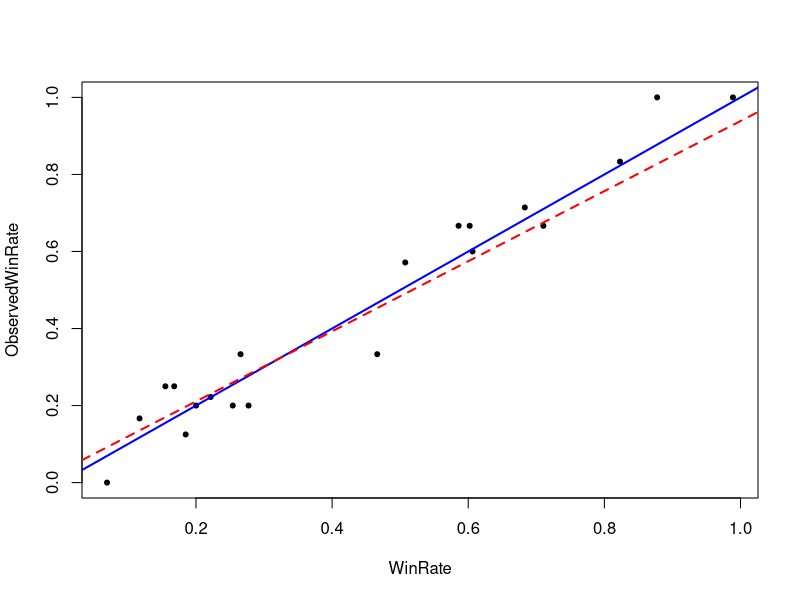
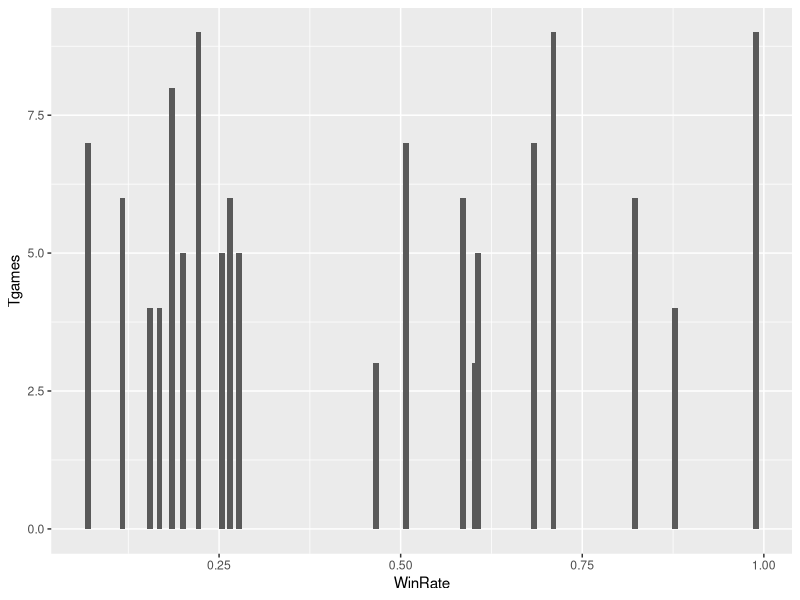
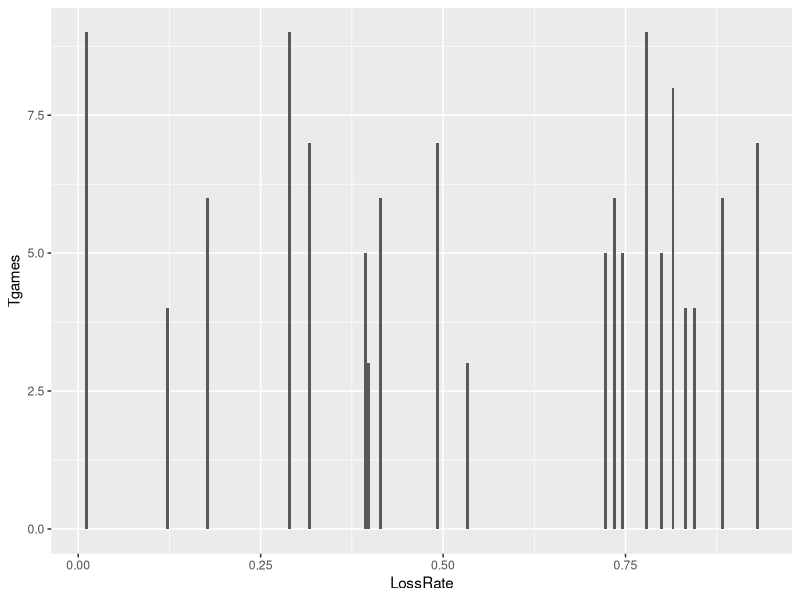

Here is the R script that generated these plots, in order:
## ---- chunk 1

knitr::opts_chunk$set(echo = FALSE)


## ---- chunk 2
library(parallel)
library(ggplot2)
library(dplyr)
## ---- chunk 3

## check the system code ##
#profvis



## Compute the probability that X > Y , i.e. Pr(X > Y ):

num_sim = 50

set.seed(314)

Prob_calc <- function(){

## create a vector of length num_sim of all zeros:
P <- rep(0, num_sim) 

for(i in 1:num_sim){

X <- rnorm(1, mean=4, sd=sqrt(10))
Y <- runif(1, min=2, max=8)

if(X>Y){
  
  P[i] <- 1
  
      }
}

print(sum(P)/num_sim)

}
# run: 
Prob_calc()


## ---- chunk 4




## calculate each probability and store it in vector and then find sampling distribution


## Show how the sample variance of this sampling distribution changes as a function of the number of
## Monte Carlo simulations.




## create vectors of probabilities:
x <- rnorm(num_sim, mean=4, sd=sqrt(10))
y <- runif(num_sim, min=2, max=8)

## store in data.frame:
obsData <- data.frame(x, y) 




## need data from both X and Y. We then use the bootstrap method with replacement and apply the function
## as used above to calculate the probability (need to derive a sampling distribution)


# Initialisation

NRepeat <- 50 # no. of bootstrapped samples

## Column of results (propbabilities of each bootstrap iteration)

bootRes <- matrix(data = 0, nrow = NRepeat, ncol = 1) 


S <- rep(0, num_sim)



## Loop across all samples:


for (i in 1:(NRepeat)){
  
  ## Resample with replacement:
  
  bootData <- obsData[sample(x = num_sim, size = num_sim, replace = T),]
  
  
  ## calculate the probability associated with this new shuffled data:
  
  for (j in 1:nrow(bootData)){
    
    if(bootData[j,1] > bootData[j,2]){
      
      S[j] <- 1
      
    }}
    
    
      
      bootRes[i] <- (sum(S)/num_sim)
      
      S <- rep(0, num_sim) 
  
}

#print(bootRes)

## create table of min, max, median and mean

#summary(bootRes)
#hist(bootRes)
#Mean <- summary(bootRes)[4,]

# boxplot?



## variance per bootstrap

## ---- chunk 5
N_Repeat <- 20# no. of competitions entered 



## For one game:

Loop <- function (j){
  
  set.seed(j)
  
  
  WINorLOSS = c(data = NULL)
  
  ## fixed prob over all games
  pw <- runif(n = 1, min = 0, max = 1)  
  pl <- 1 - pw  
  ## create vector of two random probabilities: pw or pl
  r = 30
  x = rep(c(pw,pl), each= r)
  
  
  ## Randomize probabilities:
  
  rand <- sample(x)        # sample our x vector  
  
  Total_game = c()
  
  
  
  
  for (i in 1:9) {
    
    
    
    if (rand[i] == pw){
      
      WINorLOSS <- c(WINorLOSS, 1)
      
    } 
    
    if (rand[i] == pl){
      WINorLOSS <- c(WINorLOSS, 0)
    } 
    
    if (sum(length(WINorLOSS[WINorLOSS == 1])) == 7 | sum(length(WINorLOSS[WINorLOSS == 0])) == 3){
      Prob_perGame = c()     
      Prob_perGame <- pw
      Total_game <- length(WINorLOSS)
      {break}
      
    }
    
    
  }
  
  z1<-Total_game
  z2<-pw  
  z3<-z1*z2 #games won
  z4<-z1 - z3 #games lost
  Z<-data.frame(z1, z2, z3, z4)
  
  
  
}



n1 = c()
n2 = c()
n3 = c()
n4 = c()

for (k in 1:N_Repeat) {
  n1[k] <- dplyr::pull(Loop(k), z1)  #pull out nbr of games
  n2[k] <- dplyr::pull(Loop(k), z2)  #pull out win rate
  n3[k] <- dplyr::pull(Loop(k), z3)  #pull out win count
  n4[k] <- dplyr::pull(Loop(k), z4)  #pull out loss count
} 

#Round to nearest integer

n3 <-round(n3) 
n4 <- round(n4)






Tgames = n1 # total games
pWin = n2 # prob of winning in game
Game_won = n3 # games won
Game_lost = n4 # games lost


#plot(n2, n1)

#plot(n1,n3, col = "blue") #nbr of games won

#points(n1,n4, col = "red") 
#plot(n1,n4, col = "red") #nbr of games lost

WinRate <- pWin
ObservedWinRate  <- Game_won/Tgames

## ---- chunk 6

plot(WinRate, ObservedWinRate, pch = 20)
abline(a=0, b=1, col = "blue", lwd = 2) ## diagonal line y = x
abline(lm(WinRate ~ ObservedWinRate), col = "red", lty = 2, lwd = 2) ## fitted line

DataF <- data.frame(Tgames, WinRate)

LossRate = 1 - WinRate

Dataf <- data.frame(Tgames, LossRate)


  ggplot(DataF) +
  geom_col(aes(y = Tgames, x = WinRate), width = 0.008)
  
   ggplot(Dataf) +
  geom_col(aes(y = Tgames, x = LossRate))
